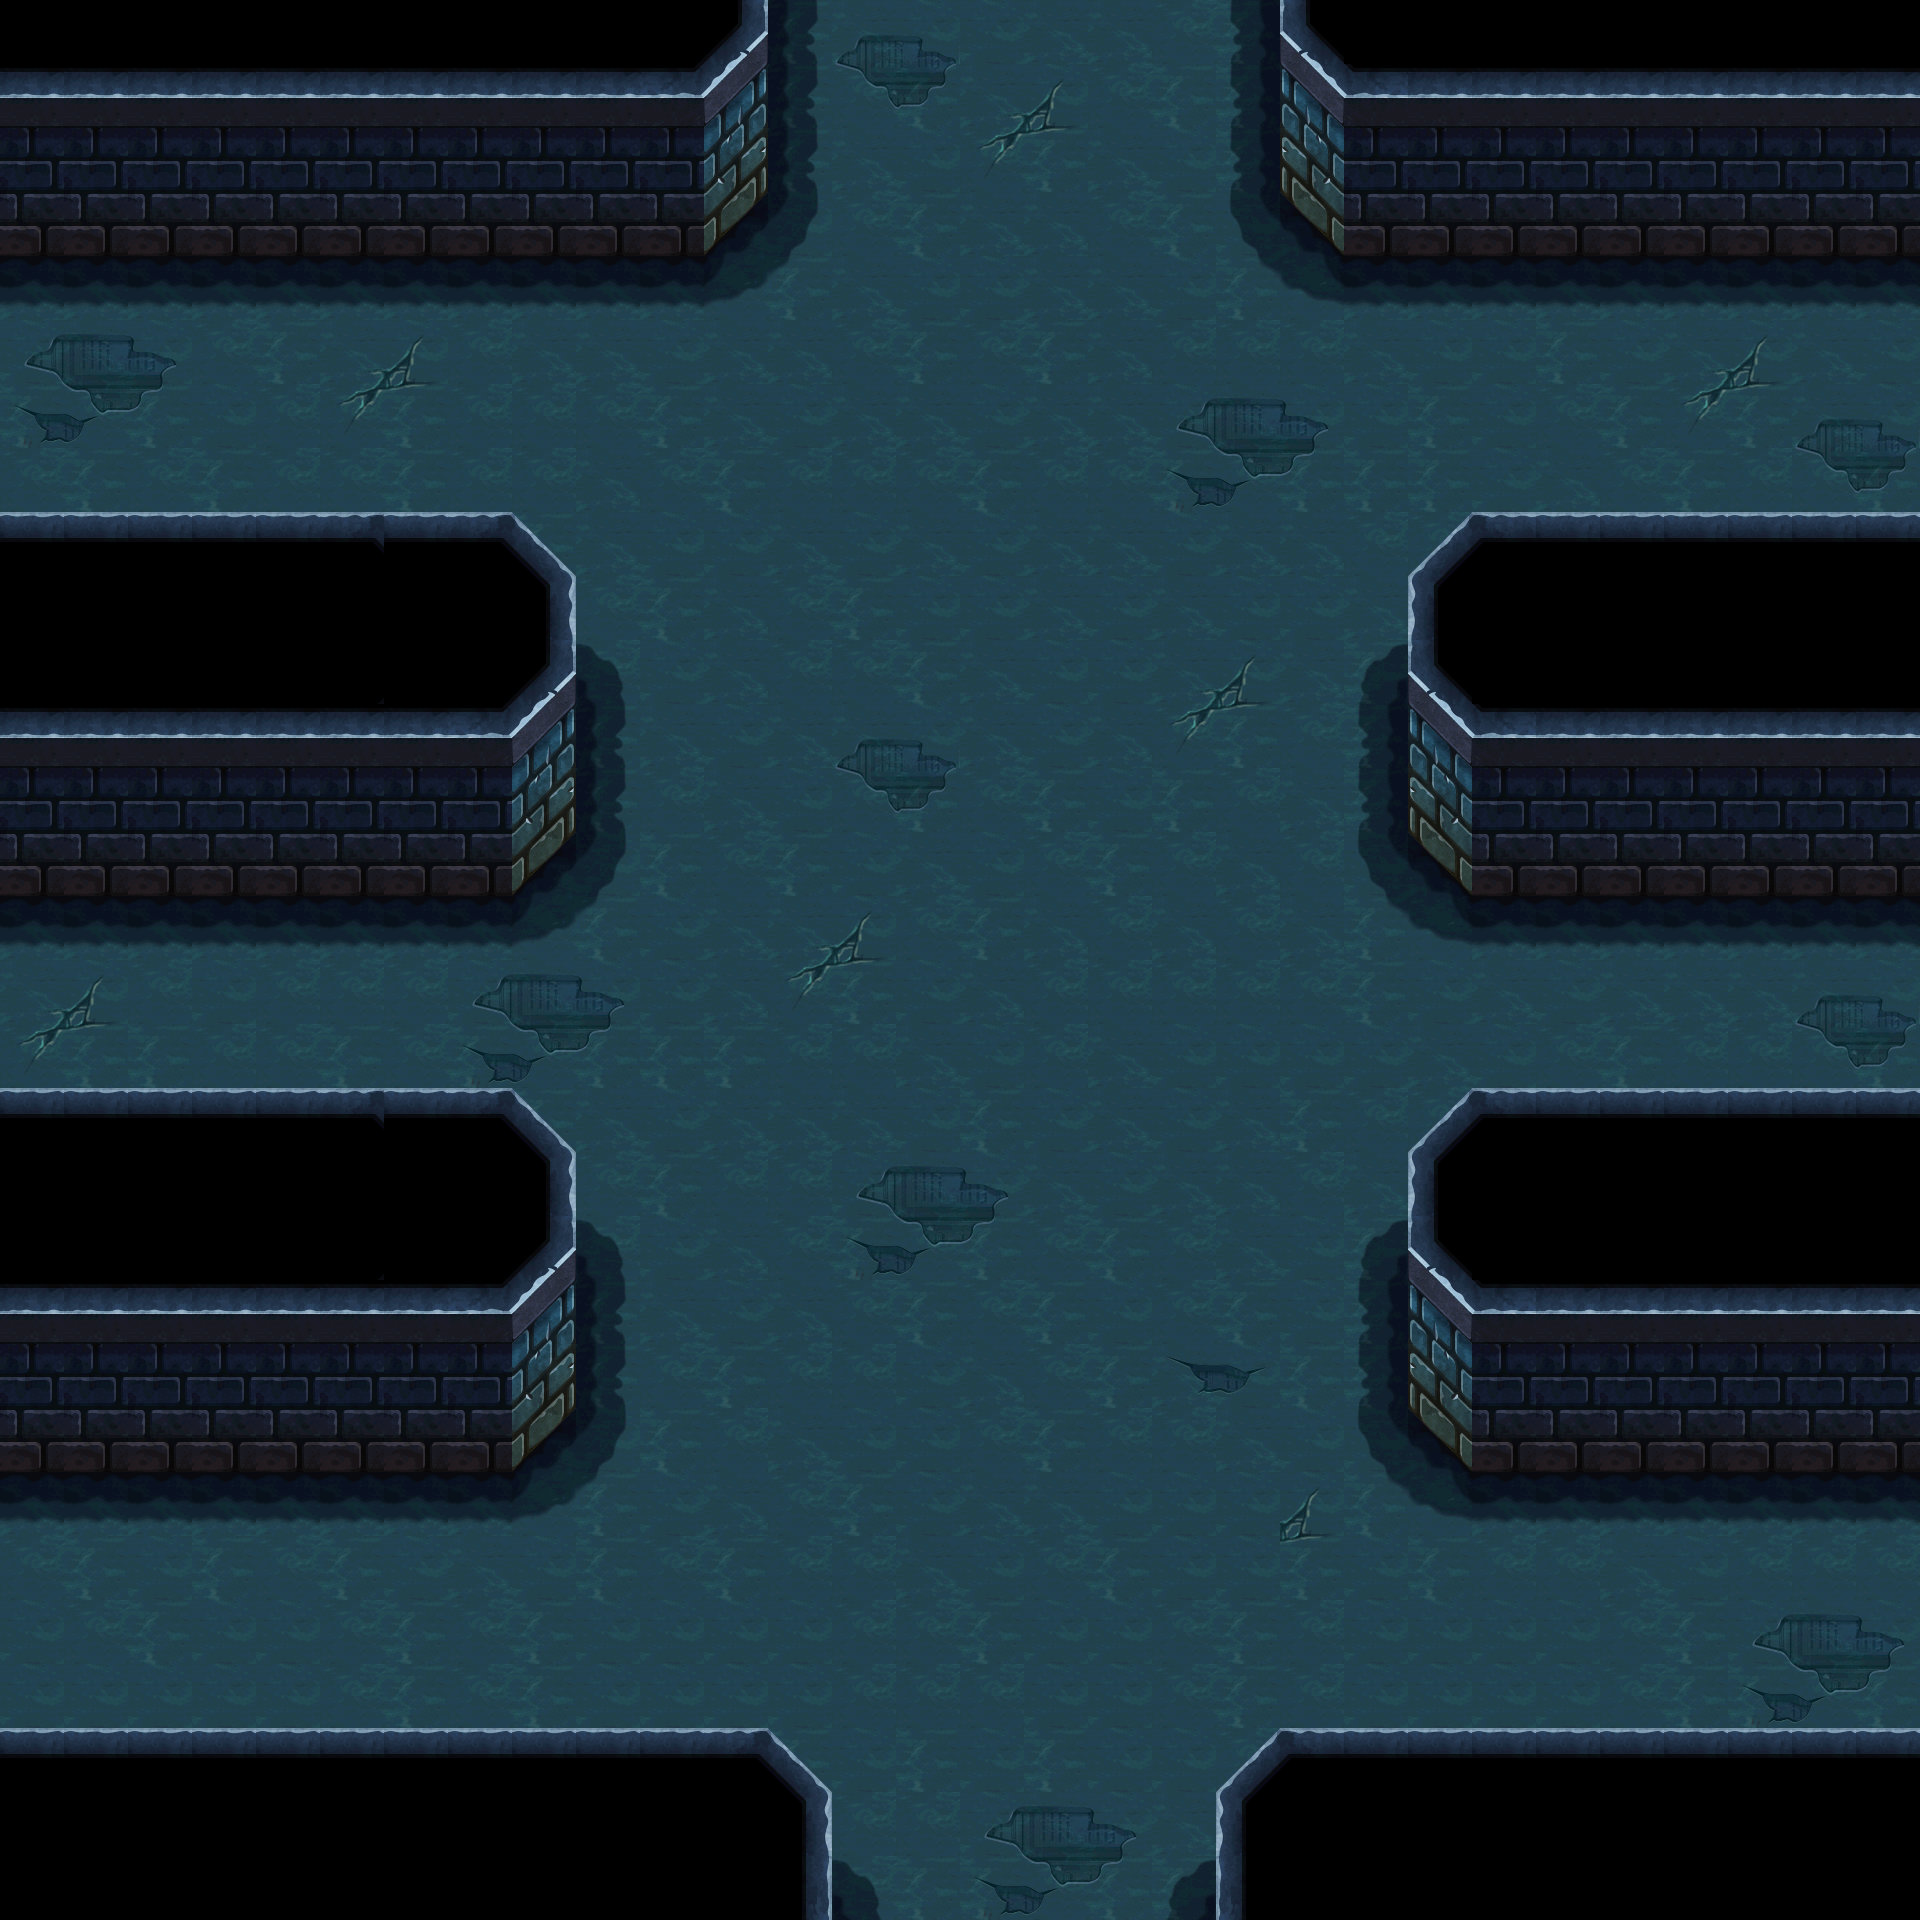

The image is a tile-based game level rendered from a .tmx file. Its description and source (layers, tilesets, objects; grid data summarised) follow:
An orthogonal 30x30 tile map with 64x64 px tiles, 1 tile layer (background), 33 tilesets and 82 objects (14x collide_bullet, 13x collide).

<map version="1.0" orientation="orthogonal" width="30" height="30" tilewidth="64" tileheight="64">
 <tileset firstgid="1" name="bg04" tilewidth="64" tileheight="64">
  <image source="bg04.png" width="512" height="512" />
 </tileset>
 <tileset firstgid="65" name="jianzhu4_shuiguan02" tilewidth="87" tileheight="171">
  <image source="jianzhu4_shuiguan02.png" width="87" height="171" />
 </tileset>
 <tileset firstgid="66" name="jianzhu4_shuiguan01" tilewidth="113" tileheight="223">
  <image source="jianzhu4_shuiguan01.png" width="113" height="223" />
 </tileset>
 <tileset firstgid="67" name="jianzhu4_shuiguan03" tilewidth="73" tileheight="166">
  <image source="jianzhu4_shuiguan03.png" width="73" height="166" />
 </tileset>
 <tileset firstgid="68" name="jianzhu4_shuiguan03_2" tilewidth="58" tileheight="128">
  <image source="jianzhu4_shuiguan03_2.png" width="58" height="128" />
 </tileset>
 <tileset firstgid="69" name="jianzhu4_shuiguan05_3" tilewidth="320" tileheight="79">
  <image source="jianzhu4_shuiguan05_3.png" width="320" height="79" />
 </tileset>
 <tileset firstgid="70" name="jianzhu4_shuiguan08" tilewidth="80" tileheight="320">
  <image source="jianzhu4_shuiguan08.png" width="80" height="320" />
 </tileset>
 <tileset firstgid="71" name="jianzhu4_shuiguan05_4" tilewidth="80" tileheight="320">
  <image source="jianzhu4_shuiguan05_4.png" width="80" height="320" />
 </tileset>
 <tileset firstgid="72" name="jianzhu4_shuiguan05" tilewidth="94" tileheight="95">
  <image source="jianzhu4_shuiguan05.png" width="94" height="95" />
 </tileset>
 <tileset firstgid="73" name="jianzhu4_shuiguan07" tilewidth="94" tileheight="95">
  <image source="jianzhu4_shuiguan07.png" width="94" height="95" />
 </tileset>
 <tileset firstgid="74" name="jianzhu4_shuiguan05_2" tilewidth="120" tileheight="115">
  <image source="jianzhu4_shuiguan05_2.png" width="120" height="115" />
 </tileset>
 <tileset firstgid="75" name="jianzhu4_shuiguan06" tilewidth="120" tileheight="115">
  <image source="jianzhu4_shuiguan06.png" width="120" height="115" />
 </tileset>
 <tileset firstgid="76" name="jianzhu4_tizi" tilewidth="65" tileheight="203">
  <image source="jianzhu4_tizi.png" width="65" height="203" />
 </tileset>
 <tileset firstgid="77" name="jianzhu4_yinying" tilewidth="192" tileheight="101">
  <image source="jianzhu4_yinying.png" width="192" height="101" />
 </tileset>
 <tileset firstgid="78" name="jianzhu4_men02" tilewidth="300" tileheight="153">
  <image source="jianzhu4_men02.png" width="300" height="153" />
 </tileset>
 <tileset firstgid="79" name="jianzhu4_men01" tilewidth="300" tileheight="153">
  <image source="jianzhu4_men01.png" width="300" height="153" />
 </tileset>
 <tileset firstgid="80" name="jianzhu4_xie02" tilewidth="234" tileheight="196">
  <image source="jianzhu4_xie02.png" width="234" height="196" />
 </tileset>
 <tileset firstgid="81" name="jianzhu4_xie04" tilewidth="192" tileheight="132">
  <image source="jianzhu4_xie04.png" width="192" height="132" />
 </tileset>
 <tileset firstgid="82" name="jianzhu4_xie03" tilewidth="167" tileheight="297">
  <image source="jianzhu4_xie03.png" width="167" height="297" />
 </tileset>
 <tileset firstgid="83" name="jianzhu4_xie01" tilewidth="323" tileheight="116">
  <image source="jianzhu4_xie01.png" width="323" height="116" />
 </tileset>
 <tileset firstgid="84" name="jianzhu4_shuiguan09" tilewidth="64" tileheight="90">
  <image source="jianzhu4_shuiguan09.png" width="64" height="90" />
 </tileset>
 <tileset firstgid="85" name="jianzhu4_shuiguan10" tilewidth="83" tileheight="64">
  <image source="jianzhu4_shuiguan10.png" width="83" height="64" />
 </tileset>
 <tileset firstgid="86" name="jianzhu4_shuiguan11" tilewidth="83" tileheight="64">
  <image source="jianzhu4_shuiguan11.png" width="83" height="64" />
 </tileset>
 <tileset firstgid="87" name="jianzhu4_keng03" tilewidth="293" tileheight="139">
  <image source="jianzhu4_keng03.png" width="293" height="139" />
 </tileset>
 <tileset firstgid="88" name="jianzhu_xiangzi05" tilewidth="150" tileheight="170">
  <image source="jianzhu_xiangzi05.png" width="150" height="170" />
 </tileset>
 <tileset firstgid="89" name="jianzhu_xiangzi06" tilewidth="90" tileheight="113">
  <image source="jianzhu_xiangzi06.png" width="90" height="113" />
 </tileset>
 <tileset firstgid="90" name="jianzhu_xiangzi02" tilewidth="122" tileheight="126">
  <image source="jianzhu_xiangzi02.png" width="122" height="126" />
 </tileset>
 <tileset firstgid="91" name="jianzhu_xiangzi03" tilewidth="122" tileheight="76">
  <image source="jianzhu_xiangzi03.png" width="122" height="76" />
 </tileset>
 <tileset firstgid="92" name="jianzhu2_xiangzi0" tilewidth="192" tileheight="168">
  <image source="jianzhu2_xiangzi0.png" width="192" height="168" />
 </tileset>
 <tileset firstgid="93" name="jianzhu_xiangzi04" tilewidth="183" tileheight="126">
  <image source="jianzhu_xiangzi04.png" width="183" height="126" />
 </tileset>
 <tileset firstgid="94" name="jianzhu_xiangzi01" tilewidth="71" tileheight="80">
  <image source="jianzhu_xiangzi01.png" width="71" height="80" />
 </tileset>
 <tileset firstgid="95" name="jianzhu_xiangzi07" tilewidth="92" tileheight="112">
  <image source="jianzhu_xiangzi07.png" width="92" height="112" />
 </tileset>
 <tileset firstgid="96" name="jianzhu_qiang01" tilewidth="92" tileheight="54">
  <image source="jianzhu_qiang01.png" width="92" height="54" />
 </tileset>
 <layer name="background" width="30" height="30">
  <data>[900 cells, 900 non-empty, 55 distinct tile ids]</data>
 </layer>
 <objectgroup name="yingzi" width="30" height="30">
  <properties>
   <property name="filename" value="jianzhu4_yinying.png" />
   <property name="groundlayer" value="1" />
  </properties>
  <object gid="77" x="1937" y="538">
   <properties>
    <property name="groundZ" value="1" />
   </properties>
  </object>
 </objectgroup>
 <objectgroup name="shuiguanover1" width="30" height="30">
  <properties>
   <property name="filename" value="jianzhu4_shuiguan03.png" />
   <property name="groundlayer" value="1" />
  </properties>
  <object gid="67" x="2102" y="954" />
 </objectgroup>
 <objectgroup name="shuiguanover2" width="30" height="30">
  <properties>
   <property name="filename" value="jianzhu4_shuiguan03.png" />
   <property name="groundlayer" value="1" />
  </properties>
  <object gid="68" x="1984" y="931" />
 </objectgroup>
 <objectgroup name="shuiguanoverheng" width="30" height="30">
  <properties>
   <property name="filename" value="jianzhu4_shuiguan05_3.png" />
   <property name="groundlayer" value="1" />
  </properties>
  <object gid="69" x="1275" y="302">
   <properties>
    <property name="groundZ" value="1" />
   </properties>
  </object>
  <object gid="69" x="-165" y="1727">
   <properties>
    <property name="groundZ" value="1" />
   </properties>
  </object>
  <object gid="69" x="1595" y="302">
   <properties>
    <property name="groundZ" value="1" />
   </properties>
  </object>
  <object gid="69" x="1913" y="302">
   <properties>
    <property name="groundZ" value="1" />
   </properties>
  </object>
  <object gid="69" x="155" y="1727">
   <properties>
    <property name="groundZ" value="1" />
   </properties>
  </object>
  <object gid="69" x="474" y="1727">
   <properties>
    <property name="groundZ" value="1" />
   </properties>
  </object>
 </objectgroup>
 <objectgroup name="shuiguanovershuleft" width="30" height="30">
  <properties>
   <property name="filename" value="jianzhu4_shuiguan08.png" />
   <property name="groundlayer" value="1" />
  </properties>
  <object gid="70" x="835" y="2082">
   <properties>
    <property name="groundZ" value="1" />
   </properties>
  </object>
  <object gid="70" x="1182" y="208">
   <properties>
    <property name="groundZ" value="1" />
   </properties>
  </object>
 </objectgroup>
 <objectgroup name="shuiguanovershuright" width="30" height="30">
  <properties>
   <property name="filename" value="jianzhu4_shuiguan05_4.png" />
   <property name="groundlayer" value="1" />
  </properties>
  <object gid="71" x="2167" y="570">
   <properties>
    <property name="groundZ" value="1" />
   </properties>
  </object>
 </objectgroup>
 <objectgroup name="guaiyouxia" width="30" height="30">
  <properties>
   <property name="filename" value="jianzhu4_shuiguan05.png" />
   <property name="groundlayer" value="1" />
  </properties>
  <object gid="72" x="2221" y="1174" />
 </objectgroup>
 <objectgroup name="guaizuoxia" width="30" height="30">
  <properties>
   <property name="filename" value="jianzhu4_shuiguan07.png" />
   <property name="groundlayer" value="1" />
  </properties>
  <object gid="73" x="1182" y="302" />
 </objectgroup>
 <objectgroup name="guaizuoshang" width="30" height="30">
  <properties>
   <property name="filename" value="jianzhu4_shuiguan05_2.png" />
   <property name="groundlayer" value="1" />
  </properties>
  <object gid="74" x="1954" y="750">
   <properties>
    <property name="groundZ" value="1" />
   </properties>
  </object>
 </objectgroup>
 <objectgroup name="guaiyoushang" width="30" height="30">
  <properties>
   <property name="filename" value="jianzhu4_shuiguan06.png" />
   <property name="groundlayer" value="1" />
  </properties>
  <object gid="75" x="794" y="1763">
   <properties>
    <property name="groundZ" value="1" />
   </properties>
  </object>
 </objectgroup>
 <objectgroup name="tizi" width="30" height="30">
  <properties>
   <property name="filename" value="jianzhu4_tizi.png" />
   <property name="groundlayer" value="1" />
  </properties>
  <object gid="76" x="344" y="289">
   <properties>
    <property name="groundZ" value="2" />
   </properties>
  </object>
 </objectgroup>
 <objectgroup name="door1" width="30" height="30">
  <properties>
   <property name="filename" value="jianzhu4_men02.png" />
   <property name="groundlayer" value="1" />
  </properties>
  <object gid="78" x="83" y="896" />
 </objectgroup>
 <objectgroup name="door2" width="30" height="30">
  <properties>
   <property name="filename" value="jianzhu4_men01.png" />
   <property name="groundlayer" value="1" />
  </properties>
  <object gid="79" x="1600" y="895">
   <properties>
    <property name="groundZ" value="1" />
   </properties>
  </object>
  <object gid="79" x="1600" y="1472">
   <properties>
    <property name="groundZ" value="1" />
   </properties>
  </object>
  <object gid="79" x="84" y="1471">
   <properties>
    <property name="groundZ" value="1" />
   </properties>
  </object>
 </objectgroup>
 <objectgroup name="blood1" width="30" height="30">
  <properties>
   <property name="filename" value="jianzhu4_xie02.png" />
   <property name="groundlayer" value="1" />
  </properties>
  <object gid="80" x="1110" y="1309" />
  <object gid="80" x="902" y="398" />
  <object gid="80" x="1738" y="511" />
  <object gid="80" x="647" y="945" />
 </objectgroup>
 <objectgroup name="blood2" width="30" height="30">
  <properties>
   <property name="filename" value="jianzhu4_xie04.png" />
   <property name="groundlayer" value="1" />
  </properties>
  <object gid="81" x="1063" y="692" />
 </objectgroup>
 <objectgroup name="blood3" width="30" height="30">
  <properties>
   <property name="filename" value="jianzhu4_xie03.png" />
   <property name="groundlayer" value="1" />
  </properties>
  <object gid="82" x="959" y="1995" />
 </objectgroup>
 <objectgroup name="blood4" width="30" height="30">
  <properties>
   <property name="filename" value="jianzhu4_xie01.png" />
   <property name="groundlayer" value="1" />
  </properties>
  <object gid="83" x="-81" y="517" />
  <object gid="83" x="1599" y="1056" />
  <object gid="83" x="52" y="1079" />
  <object gid="83" x="-61" y="1621" />
  <object gid="83" x="1576" y="1631" />
 </objectgroup>
 <objectgroup name="jie1" width="30" height="30">
  <properties>
   <property name="filename" value="jianzhu4_shuiguan09.png" />
   <property name="groundlayer" value="1" />
  </properties>
  <object gid="84" x="1560" y="301">
   <properties>
    <property name="groundZ" value="2" />
   </properties>
  </object>
  <object gid="84" x="1763" y="302">
   <properties>
    <property name="groundZ" value="2" />
   </properties>
  </object>
  <object gid="84" x="1273" y="302">
   <properties>
    <property name="groundZ" value="2" />
   </properties>
  </object>
  <object gid="84" x="752" y="1727">
   <properties>
    <property name="groundZ" value="3" />
   </properties>
  </object>
  <object gid="84" x="438" y="1727">
   <properties>
    <property name="groundZ" value="3" />
   </properties>
  </object>
  <object gid="84" x="119" y="1727">
   <properties>
    <property name="groundZ" value="3" />
   </properties>
  </object>
 </objectgroup>
 <objectgroup name="jie2" width="30" height="30">
  <properties>
   <property name="filename" value="jianzhu4_shuiguan10.png" />
   <property name="groundlayer" value="1" />
  </properties>
  <object gid="85" x="1186" y="98">
   <properties>
    <property name="groundZ" value="3" />
   </properties>
  </object>
 </objectgroup>
 <objectgroup name="jie3" width="30" height="30">
  <properties>
   <property name="filename" value="jianzhu4_shuiguan11.png" />
   <property name="groundlayer" value="1" />
  </properties>
  <object gid="86" x="2198" y="1018">
   <properties>
    <property name="groundZ" value="2" />
   </properties>
  </object>
 </objectgroup>
 <objectgroup name="shuiguans" width="30" height="30">
  <properties>
   <property name="filename" value="jianzhu4_shuiguan02.png" />
   <property name="groundlayer" value="1" />
  </properties>
  <object gid="65" x="523" y="315">
   <properties>
    <property name="groundZ" value="5" />
   </properties>
  </object>
  <object gid="65" x="611" y="315" />
 </objectgroup>
 <objectgroup name="shuiguanb" width="30" height="30">
  <properties>
   <property name="filename" value="jianzhu4_shuiguan01.png" />
   <property name="groundlayer" value="1" />
  </properties>
  <object gid="66" x="109" y="319" />
 </objectgroup>
 <objectgroup name="keng" width="30" height="30">
  <properties>
   <property name="filename" value="jianzhu4_keng03.png" />
   <property name="groundlayer" value="1" />
  </properties>
  <object gid="87" x="1051" y="1036" />
  <object gid="87" x="628" y="498" />
  <object gid="87" x="656" y="1548" />
 </objectgroup>
 <objectgroup name="blackboxs" width="30" height="30">
  <properties>
   <property name="filename" value="jianzhu_xiangzi06.png" />
   <property name="groundlayer" value="1" />
  </properties>
  <object gid="89" x="2084" y="1345">
   <properties>
    <property name="groundZ" value="2" />
   </properties>
  </object>
 </objectgroup>
 <objectgroup name="blackboxb" width="30" height="30">
  <properties>
   <property name="filename" value="jianzhu_xiangzi05.png" />
   <property name="groundlayer" value="1" />
  </properties>
  <object gid="88" x="1944" y="1400">
   <properties>
    <property name="groundZ" value="3" />
   </properties>
  </object>
 </objectgroup>
 <objectgroup name="greenboxb" width="30" height="30">
  <properties>
   <property name="filename" value="jianzhu_xiangzi02.png" />
   <property name="groundlayer" value="1" />
  </properties>
  <object gid="90" x="2376" y="1479">
   <properties>
    <property name="groundZ" value="3" />
   </properties>
  </object>
 </objectgroup>
 <objectgroup name="greenboxs" width="30" height="30">
  <properties>
   <property name="filename" value="jianzhu_xiangzi03.png" />
   <property name="groundlayer" value="1" />
  </properties>
  <object gid="91" x="1941" y="1429">
   <properties>
    <property name="groundZ" value="4" />
   </properties>
  </object>
 </objectgroup>
 <objectgroup name="greenbox2" width="30" height="30">
  <properties>
   <property name="filename" value="jianzhu2_xiangzi0.png" />
   <property name="groundlayer" value="1" />
  </properties>
  <object gid="92" x="2144" y="1400">
   <properties>
    <property name="groundZ" value="3" />
   </properties>
  </object>
 </objectgroup>
 <objectgroup name="mutoub" width="30" height="30">
  <properties>
   <property name="filename" value="jianzhu_xiangzi04.png" />
   <property name="groundlayer" value="1" />
  </properties>
  <object gid="93" x="2070" y="1436">
   <properties>
    <property name="groundZ" value="5" />
   </properties>
  </object>
 </objectgroup>
 <objectgroup name="mutous" width="30" height="30">
  <properties>
   <property name="filename" value="jianzhu_xiangzi01.png" />
   <property name="groundlayer" value="1" />
  </properties>
  <object gid="94" x="2275" y="1643">
   <properties>
    <property name="groundZ" value="3" />
   </properties>
  </object>
 </objectgroup>
 <objectgroup name="qiangM16" width="30" height="30">
  <properties>
   <property name="filename" value="jianzhu_xiangzi07.png" />
   <property name="groundlayer" value="1" />
  </properties>
  <object gid="95" x="2059" y="1708">
   <properties>
    <property name="groundZ" value="10" />
   </properties>
  </object>
 </objectgroup>
 <objectgroup name="qiangSVD" width="30" height="30">
  <properties>
   <property name="filename" value="jianzhu_qiang01.png" />
   <property name="groundlayer" value="1" />
  </properties>
  <object gid="96" x="2077" y="1542">
   <properties>
    <property name="groundZ" value="10" />
   </properties>
  </object>
 </objectgroup>
 <objectgroup name="collide_people" width="30" height="30" visible="0">
  <object type="collide" x="-73" y="-76" width="773" height="389" />
  <object type="collide" x="575" y="-57" width="197" height="314" />
  <object type="collide" x="1186" y="-62" width="857" height="362" />
  <object type="collide" x="1403" y="524" width="554" height="377" />
  <object type="collide" x="-68" y="523" width="649" height="377" />
  <object type="collide" x="-54" y="1099" width="636" height="377" />
  <object type="collide" x="1403" y="1101" width="636" height="377" />
  <object type="collide" x="1213" y="1743" width="765" height="238" />
  <object type="collide" x="-66" y="1653" width="983" height="332" />
  <object type="collide" x="-239" y="99" width="227" height="1904" />
  <object type="collide" x="1934" y="84" width="160" height="1741" />
  <object type="collide" x="670" y="-158" width="675" height="150" />
  <object type="collide" x="676" y="1930" width="818" height="174" />
 </objectgroup>
 <objectgroup name="collide_bullet" width="30" height="30" visible="0">
  <object type="collide_bullet" x="-79" y="-43" width="781" height="256" />
  <object type="collide_bullet" x="486" y="-98" width="282" height="252" />
  <object type="collide_bullet" x="1280" y="-101" width="282" height="252" />
  <object type="collide_bullet" x="1344" y="-58" width="713" height="256" />
  <object type="collide_bullet" x="1407" y="514" width="601" height="269" />
  <object type="collide_bullet" x="1472" y="585" width="581" height="248" />
  <object type="collide_bullet" x="1407" y="1086" width="571" height="288" />
  <object type="collide_bullet" x="1472" y="1174" width="658" height="244" />
  <object type="collide_bullet" x="1215" y="1729" width="858" height="276" />
  <object type="collide_bullet" x="-48" y="1730" width="879" height="212" />
  <object type="collide_bullet" x="-68" y="1087" width="641" height="283" />
  <object type="collide_bullet" x="-104" y="1159" width="615" height="265" />
  <object type="collide_bullet" x="-89" y="513" width="665" height="281" />
  <object type="collide_bullet" x="-98" y="589" width="610" height="259" />
 </objectgroup>
</map>
